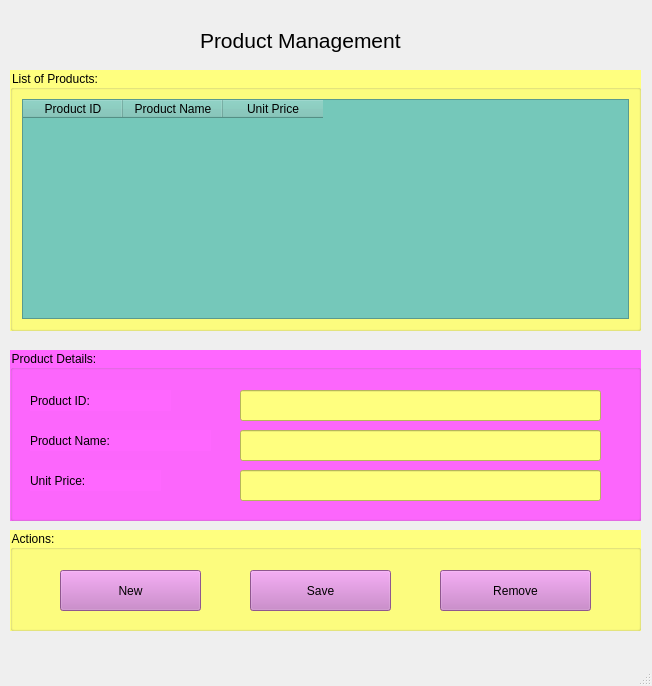
<?xml version="1.0" encoding="UTF-8"?>
<ui version="4.0">
 <class>MainWindow</class>
 <widget class="QMainWindow" name="MainWindow">
  <property name="geometry">
   <rect>
    <x>0</x>
    <y>0</y>
    <width>652</width>
    <height>686</height>
   </rect>
  </property>
  <property name="windowTitle">
   <string>MainWindow</string>
  </property>
  <widget class="QWidget" name="centralwidget">
   <widget class="QLabel" name="label">
    <property name="geometry">
     <rect>
      <x>200</x>
      <y>20</y>
      <width>261</width>
      <height>41</height>
     </rect>
    </property>
    <property name="font">
     <font>
      <family>MS Shell Dlg 2</family>
      <pointsize>16</pointsize>
      <weight>50</weight>
      <italic>false</italic>
      <bold>false</bold>
     </font>
    </property>
    <property name="styleSheet">
     <string notr="true">font: 16pt &quot;MS Shell Dlg 2&quot;;</string>
    </property>
    <property name="text">
     <string>Product Management</string>
    </property>
   </widget>
   <widget class="QGroupBox" name="groupBox">
    <property name="geometry">
     <rect>
      <x>10</x>
      <y>70</y>
      <width>631</width>
      <height>261</height>
     </rect>
    </property>
    <property name="styleSheet">
     <string notr="true">font: 15pt &quot;MS Shell Dlg 2&quot;;
background-color: rgb(255, 255, 127);
</string>
    </property>
    <property name="title">
     <string>List of Products:</string>
    </property>
    <layout class="QHBoxLayout" name="horizontalLayout_2">
     <item>
      <widget class="QTableWidget" name="tableWidgetProduct">
       <property name="styleSheet">
        <string notr="true">background-color: rgb(117, 200, 186);</string>
       </property>
       <column>
        <property name="text">
         <string>Product ID</string>
        </property>
       </column>
       <column>
        <property name="text">
         <string>Product Name</string>
        </property>
       </column>
       <column>
        <property name="text">
         <string>Unit Price</string>
        </property>
       </column>
      </widget>
     </item>
     <item>
      <layout class="QHBoxLayout" name="horizontalLayout"/>
     </item>
    </layout>
   </widget>
   <widget class="QGroupBox" name="groupBox_2">
    <property name="geometry">
     <rect>
      <x>10</x>
      <y>350</y>
      <width>631</width>
      <height>171</height>
     </rect>
    </property>
    <property name="styleSheet">
     <string notr="true">font: 15pt &quot;MS Shell Dlg 2&quot;;
background-color: rgb(255, 103, 255);
</string>
    </property>
    <property name="title">
     <string>Product Details:</string>
    </property>
    <widget class="QLabel" name="label_2">
     <property name="geometry">
      <rect>
       <x>20</x>
       <y>40</y>
       <width>141</width>
       <height>21</height>
      </rect>
     </property>
     <property name="text">
      <string>Product ID:</string>
     </property>
    </widget>
    <widget class="QLabel" name="label_3">
     <property name="geometry">
      <rect>
       <x>20</x>
       <y>80</y>
       <width>181</width>
       <height>21</height>
      </rect>
     </property>
     <property name="text">
      <string>Product Name:</string>
     </property>
    </widget>
    <widget class="QLabel" name="label_4">
     <property name="geometry">
      <rect>
       <x>20</x>
       <y>120</y>
       <width>131</width>
       <height>21</height>
      </rect>
     </property>
     <property name="text">
      <string>Unit Price:</string>
     </property>
    </widget>
    <widget class="QLineEdit" name="lineEditProductID">
     <property name="geometry">
      <rect>
       <x>230</x>
       <y>40</y>
       <width>361</width>
       <height>31</height>
      </rect>
     </property>
     <property name="styleSheet">
      <string notr="true">background-color: rgb(255, 255, 127);</string>
     </property>
    </widget>
    <widget class="QLineEdit" name="lineEditProductName">
     <property name="geometry">
      <rect>
       <x>230</x>
       <y>80</y>
       <width>361</width>
       <height>31</height>
      </rect>
     </property>
     <property name="styleSheet">
      <string notr="true">background-color: rgb(255, 255, 127);</string>
     </property>
    </widget>
    <widget class="QLineEdit" name="lineEditUnitPrice">
     <property name="geometry">
      <rect>
       <x>230</x>
       <y>120</y>
       <width>361</width>
       <height>31</height>
      </rect>
     </property>
     <property name="styleSheet">
      <string notr="true">background-color: rgb(255, 255, 127);</string>
     </property>
    </widget>
   </widget>
   <widget class="QGroupBox" name="groupBox_3">
    <property name="geometry">
     <rect>
      <x>10</x>
      <y>530</y>
      <width>631</width>
      <height>101</height>
     </rect>
    </property>
    <property name="styleSheet">
     <string notr="true">font: 15pt &quot;MS Shell Dlg 2&quot;;
background-color: rgb(255, 255, 127);
</string>
    </property>
    <property name="title">
     <string>Actions:</string>
    </property>
    <widget class="QPushButton" name="pushButtonNew">
     <property name="geometry">
      <rect>
       <x>50</x>
       <y>40</y>
       <width>141</width>
       <height>41</height>
      </rect>
     </property>
     <property name="styleSheet">
      <string notr="true">
background-color: rgb(200, 122, 200);</string>
     </property>
     <property name="text">
      <string>New</string>
     </property>
     <property name="icon">
      <iconset>
       <normaloff>../images/ic_add.webp</normaloff>../images/ic_add.webp</iconset>
     </property>
     <property name="iconSize">
      <size>
       <width>40</width>
       <height>40</height>
      </size>
     </property>
    </widget>
    <widget class="QPushButton" name="pushButtonSave">
     <property name="geometry">
      <rect>
       <x>240</x>
       <y>40</y>
       <width>141</width>
       <height>41</height>
      </rect>
     </property>
     <property name="styleSheet">
      <string notr="true">background-color: rgb(200, 122, 200);</string>
     </property>
     <property name="text">
      <string>Save</string>
     </property>
     <property name="icon">
      <iconset>
       <normaloff>../images/ic_save.webp</normaloff>../images/ic_save.webp</iconset>
     </property>
     <property name="iconSize">
      <size>
       <width>40</width>
       <height>40</height>
      </size>
     </property>
    </widget>
    <widget class="QPushButton" name="pushButtonRemove">
     <property name="geometry">
      <rect>
       <x>430</x>
       <y>40</y>
       <width>151</width>
       <height>41</height>
      </rect>
     </property>
     <property name="styleSheet">
      <string notr="true">background-color: rgb(200, 122, 200);
</string>
     </property>
     <property name="text">
      <string>Remove</string>
     </property>
     <property name="icon">
      <iconset>
       <normaloff>../images/ic_delete.webp</normaloff>../images/ic_delete.webp</iconset>
     </property>
     <property name="iconSize">
      <size>
       <width>40</width>
       <height>40</height>
      </size>
     </property>
    </widget>
   </widget>
  </widget>
  <widget class="QMenuBar" name="menubar">
   <property name="geometry">
    <rect>
     <x>0</x>
     <y>0</y>
     <width>652</width>
     <height>26</height>
    </rect>
   </property>
  </widget>
  <widget class="QStatusBar" name="statusbar"/>
 </widget>
 <resources/>
 <connections/>
</ui>
